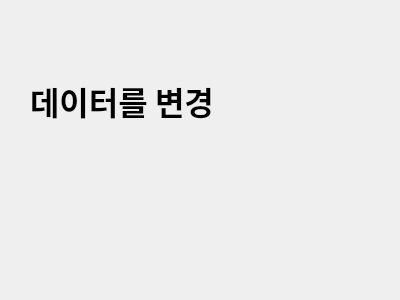
<?xml version="1.0" encoding="UTF-8"?>
<ui version="4.0">
 <class>Dialog</class>
 <widget class="QDialog" name="Dialog">
  <property name="geometry">
   <rect>
    <x>0</x>
    <y>0</y>
    <width>400</width>
    <height>300</height>
   </rect>
  </property>
  <property name="windowTitle">
   <string>Dialog</string>
  </property>
  <widget class="QLabel" name="label">
   <property name="geometry">
    <rect>
     <x>30</x>
     <y>20</y>
     <width>351</width>
     <height>161</height>
    </rect>
   </property>
   <property name="font">
    <font>
     <family>맑은 고딕</family>
     <pointsize>24</pointsize>
     <weight>75</weight>
     <bold>true</bold>
    </font>
   </property>
   <property name="text">
    <string>데이터를 변경</string>
   </property>
  </widget>
 </widget>
 <resources/>
 <connections/>
</ui>
